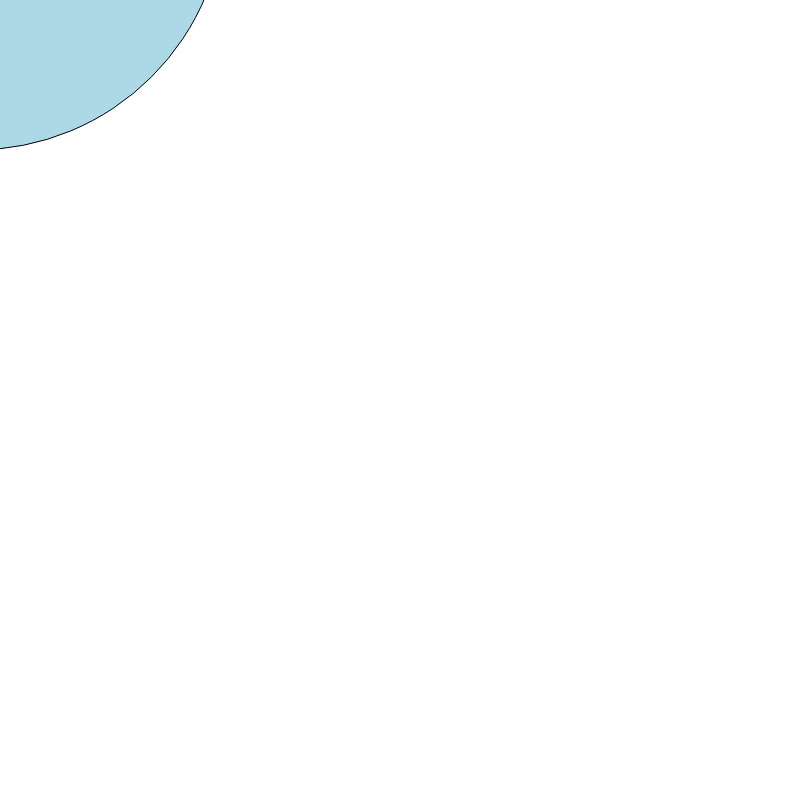
Frame 1 (no input)
Frame 60 (no input): identical to frame 1, image omitted
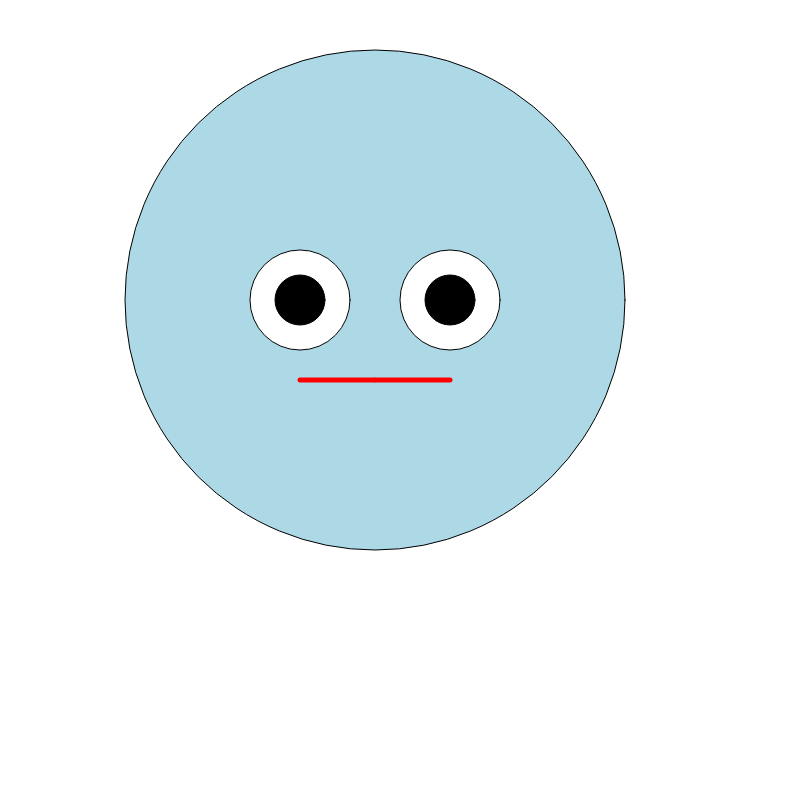
Frame 120 (the mouse pressed at the canvas centre since frame 60)

The p5.js sketch that drew these frames (run headless with seeded random() and noise() and a simulated clock; from frame 60 on, the mouse is pressed at the canvas centre):

// p5.js sketch
// ── sketch.js
var centerX = 100;
var centerY = 100;

function setup() {
  // put setup code here
  createCanvas(800,800);
  background(255);
}

function draw() {
  // put drawing code here
  background(255);
  centerX = mouseX;
  centerY = mouseY;

  stroke (0);
  strokeWeight(1);
  fill("lightblue");
  ellipse(centerX -25, centerY -100, 500, 500);

  stroke(0);
  strokeWeight(1);
  fill("white");
  ellipse(centerX -100,centerY -100,100,100);
  ellipse(centerX +50,centerY -100,100,100);

  stroke (0);
  strokeWeight(1);
  fill("black");
  ellipse(centerX -100,centerY -100,50,50);
  ellipse(centerX +50,centerY -100,50,50);


  stroke(125);
  strokeWeight(5);
  point(centerX -25, centerY -20);

  stroke(255, 0, 0);
  line(centerX -100,centerY -20, centerX +50,centerY -20);


}
